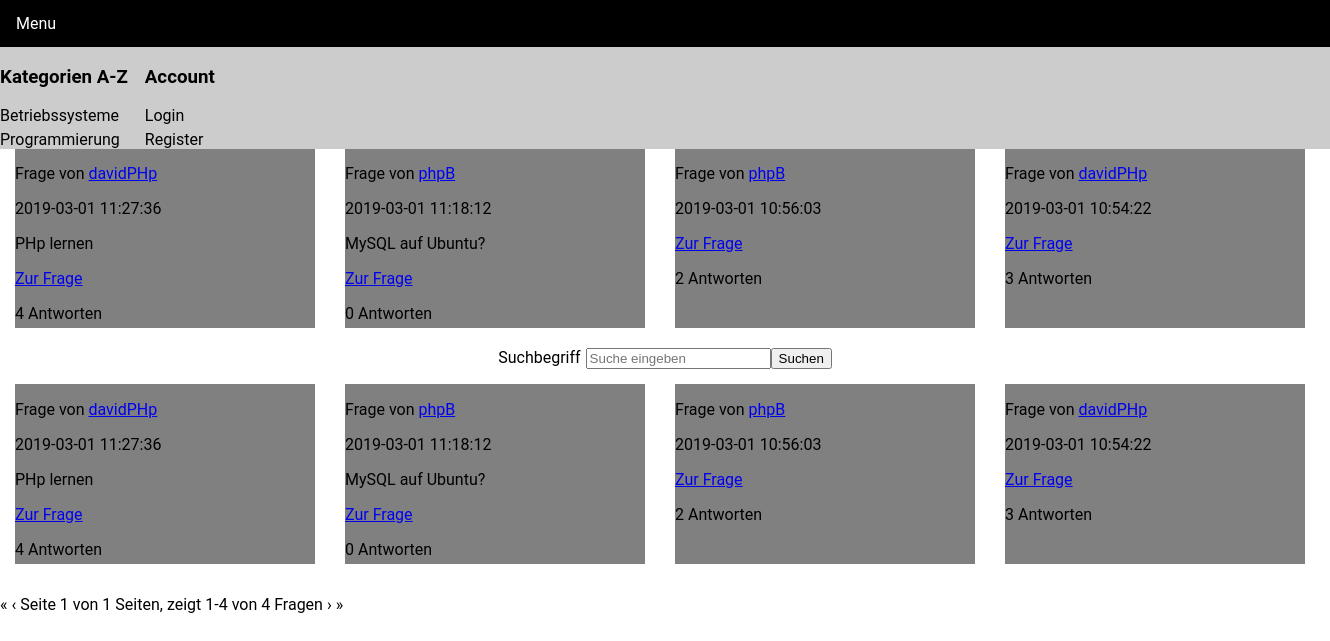
Page /index/1 on the committed database.
### tables this page shows
CREATE TABLE `category` (
  `cat_id` int(11) NOT NULL,
  `cat_title` varchar(30) DEFAULT NULL,
  `cat_description` varchar(100) DEFAULT NULL
);

CREATE TABLE `question` (
  `question_id` int(11) NOT NULL,
  `fk_cat_id` int(11) DEFAULT NULL,
  `fk_user_id` int(11) DEFAULT NULL,
  `fk_status_id` int(11) DEFAULT NULL,
  `question_from` varchar(30) DEFAULT NULL,
  `question_content` varchar(250) DEFAULT NULL,
  `created_at` datetime DEFAULT CURRENT_TIMESTAMP,
  `views` int(11) NOT NULL,
  `question_title` varchar(50) DEFAULT NULL
);

### includes/DB.php (called while the page is built)
<?php
class DB
{
    public function openConnection($dsn, $db_user, $db_pass) {
        try {
            $pdo = new PDO($dsn, $db_user, $db_pass);
        } catch(PDOException $e) {
            die("Something in Databaseconnection is wrong: " . $e->getMessage());
        }
        return $pdo;
    }
}

### includes/classes/Navigation.php (called while the page is built)
<?php
class Navigation
{
    private $con;
    public function __construct() {
        $pdo = new DB();
        $this->con = $pdo->openConnection(DSN, DB_USER, DB_PASS);
    }
    public function getCats() {
        $st = $this->con->prepare("SELECT * FROM category ORDER BY cat_title ASC");
        $st->execute();
        return $st->fetchAll();
    }
}

### includes/classes/CategoryPage.php (called while the page is built, shortened)
<?php
class CategoryPage
{
    private $con;
    public function __construct() {
        $pdo = new DB();
        $this->con = $pdo->openConnection(DSN, DB_USER, DB_PASS);
    }
    public function getAnswersFromQuestionById($id) {
        $stmt = $this->con->prepare("SELECT * FROM answer WHERE fk_question_id = :id");
        $stmt->bindParam(":id", $id);
        $stmt->execute();
        return $stmt->rowCount();
    }
}

### index.php (the view, shortened to what this page needs)
<?php
require 'includes/DB.php';
require 'includes/classes/Navigation.php';
require 'includes/classes/Question.php';
require 'includes/classes/CategoryPage.php';
$questionObj = new Question();
$catObj = new CategoryPage();
$n_questions = $questionObj->getNewestQuestions();
if(isset($_GET['page'])) {
    $pagination = $questionObj->paginator(10);
} else {
    header("Location: index/1");
}
?>
<!doctype html>
<html lang="en">
<head>
    <link rel="stylesheet" href="styles/style.css">
</head>
<body>
<div class="wrapper">
    <?php require 'includes/navbar.php'; ?>
    <h1 class="title">Neueste Fragen</h1>
    <div class="grid-container">
    <div class="newest-questions">
        <?php foreach($n_questions as $n_question): ?>
        <div class="question-card">
            <p>Frage von <a href="account.php?id=<?php echo $n_question['fk_user_id']; ?>"><?php echo $n_question['question_from']; ?></a></p>
            <p><?php echo $n_question['created_at']; ?></p>
            <p><?php echo $n_question['question_title']; ?></p>
            <a href="question.php?id=<?php echo $n_question['question_id']; ?>">Zur Frage</a>
            <?php $answers = $catObj->getAnswersFromQuestionById($n_question['question_id']); ?>
            <p><?php echo $answers; ?> Antworten</p>
        </div>
        <?php endforeach; ?>
    </div>
    </div>
    <div class="search-bar">
        <form action="search.php" method="get">
            <label for="keyword">Suchbegriff</label>
            <input type="text" id="keyword" name="q" placeholder="Suche eingeben">
            <button type="submit">Suchen</button>
        </form>
    </div>
    <div class="grid-container">
        <?php if(is_array($pagination)): ?>
        <?php foreach($pagination as $pag): ?>
        <div class="question-card">
            <p>Frage von <a href="account.php?id=<?php echo $pag['fk_user_id']; ?>"><?php echo $pag['question_from']; ?></a></p>
            <p><?php echo $pag['created_at']; ?></p>
            <p><?php echo $pag['question_title']; ?></p>
            <a href="question/<?php echo $pag['question_id']; ?>">Zur Frage</a>
            <?php $answers = $catObj->getAnswersFromQuestionById($pag['question_id']); ?>
            <p><?php echo $answers; ?> Antworten</p>
        </div>
        <?php endforeach; ?>
        <?php endif; ?>
    </div>
    <?php $link = $questionObj->createPaginatorLink(10); echo $link; ?>
</div>
</body>
</html>

### includes/navbar.php
<?php
$navObj = new Navigation();
$cats = $navObj->getCats();
?>
<div class="navbar">
    <div class="dropdown">
        <button class="dropbtn">
            Menu
        </button>
        <div class="dropdown-content">
            <div class="row">
                <div class="column">
                    <h3>Kategorien A-Z</h3>
                    <?php foreach($cats as $cat): ?>
                        <a href="category/<?php echo $cat['cat_id']; ?>"><?php echo $cat['cat_title']; ?></a>
                    <?php endforeach; ?>
                </div>
                <div class="column">
                    <h3>Account</h3>
                    <?php if(isset($_SESSION['forum_user'])): ?>
                        <a href="logout.php">Logout</a>
                        <a href="user/dashboard.php">Account verwalten</a>
                    <?php else: ?>
                        <a href="login.php">Login</a>
                        <a href="register.php">Register</a>
                    <?php endif; ?>
                </div>
            </div>
        </div>
    </div>
</div>

### includes/classes/Question.php (shortened to what this page needs)
<?php
class Question
{
    private $con;
    public function __construct() {
        $pdo = new DB();
        $this->con = $pdo->openConnection(DSN, DB_USER, DB_PASS);
    }
    public function getNewestQuestions() {
        $st = $this->con->prepare("SELECT * FROM question ORDER BY created_at DESC LIMIT 5");
        $st->execute();
        return $st->fetchAll();
    }
    public function paginator($limit) {
        $stmt = $this->con->prepare("SELECT * FROM question");
        $stmt->execute();
        $total = $stmt->rowCount();
        $pages = ceil($total / $limit);
        $page = min($pages, filter_input(INPUT_GET, 'page', FILTER_VALIDATE_INT, array(
            'options' => array(
                'default'   => 1,
                'min_range' => 1,
            ),
        )));
        $offset = ($page - 1) * $limit;
        $st = $this->con->prepare("SELECT * FROM question ORDER BY created_at DESC LIMIT :limit1 OFFSET :offset1");
        $st->bindParam(":limit1", $limit, PDO::PARAM_INT);
        $st->bindParam(":offset1", $offset, PDO::PARAM_INT);
        $st->execute();
        $res = $st->fetchAll();
        return $res;
    }
    public function createPaginatorLink($limit) {
        $stmt = $this->con->prepare("SELECT * FROM question");
        $stmt->execute();
        $total = $stmt->rowCount();
        $pages = ceil($total / $limit);
        $page = min($pages, filter_input(INPUT_GET, 'page', FILTER_VALIDATE_INT, array(
            'options' => array(
                'default'   => 1,
                'min_range' => 1,
            ),
        )));
        $offset = ($page - 1) * $limit;
        $start = $offset + 1;
        $end = min(($offset + $limit), $total);
        $prevlink = ($page > 1) ? '<a href="index/1" title="First page">&laquo;</a> <a href="index/' . ($page - 1) . '" title="Previous page">&lsaquo;</a>' : '<span class="disabled">&laquo;</span> <span class="disabled">&lsaquo;</span>';
        $nextlink = ($page < $pages) ? '<a href="index/' . ($page + 1) . '" title="Next page">&rsaquo;</a> <a href="index/' . $pages . '" title="Last page">&raquo;</a>' : '<span class="disabled">&rsaquo;</span> <span class="disabled">&raquo;</span>';
        return '<div id="paging"><p>'. $prevlink . ' Seite '. $page. ' von '. $pages. ' Seiten, zeigt '. $start. '-'. $end. ' von '. $total. ' Fragen '. $nextlink. ' </p></div>';
    }
}

### styles/style.css (style rules this page uses)
body { font-family: 'Roboto', sans-serif; margin: 0; padding: 0; }
.wrapper { display: grid; grid-template-columns: repeat(12, 1fr); }
.navbar { grid-column: 1 / 13; display: flex; flex-direction: row; background: black; align-items: center; margin-bottom: 5px; }
.navbar a { color: white; text-decoration: none; margin-right: 10px; }
.dropdown-content { display: none; position: absolute; left: 0; background: #ccc; width: 100vw; z-index: 1; }
.dropdown-content a { display: flex; flex-direction: column; color: black; margin-top: 5px; }
.row { display: flex; flex-direction: row; }
.column { margin-right: 15px; }
.dropbtn { border: none; outline: none; color: white; padding: 14px 16px; background-color: inherit; font: inherit; margin: 0; }
.question-card { width: 300px; height: 180px; background: grey; margin: 15px; }
.newest-questions { display: grid; grid-template-columns: repeat(5, 1fr); }
.title { grid-column: 1 / 13; text-align: center; }
.search-bar, .search-bar-left { margin-top: 5px; grid-column: 1 / 13; }
.search-bar form { display: flex; flex-direction: row; justify-content: center; }
.search-bar form label { margin-right: 5px; }
.grid-container { display: grid; grid-template-columns: repeat(5, 1fr); }
#paging { grid-column: 1 / 13; }

### rows in the picture
category: cat_title "Betriebssysteme"
category: cat_title "Programmierung"
question: question_from "davidPHp", created_at "2019-03-01 11:27:36", question_title "PHp lernen", answers "4"
question: question_from "phpB", created_at "2019-03-01 11:18:12", question_title "MySQL auf Ubuntu?", answers "0"
question: question_from "phpB", created_at "2019-03-01 10:56:03", answers "2"
question: question_from "davidPHp", created_at "2019-03-01 10:54:22", answers "3"

### other values in the picture
$page "1"
$pages "1"
$start "1"
$end "4"
$total "4"
